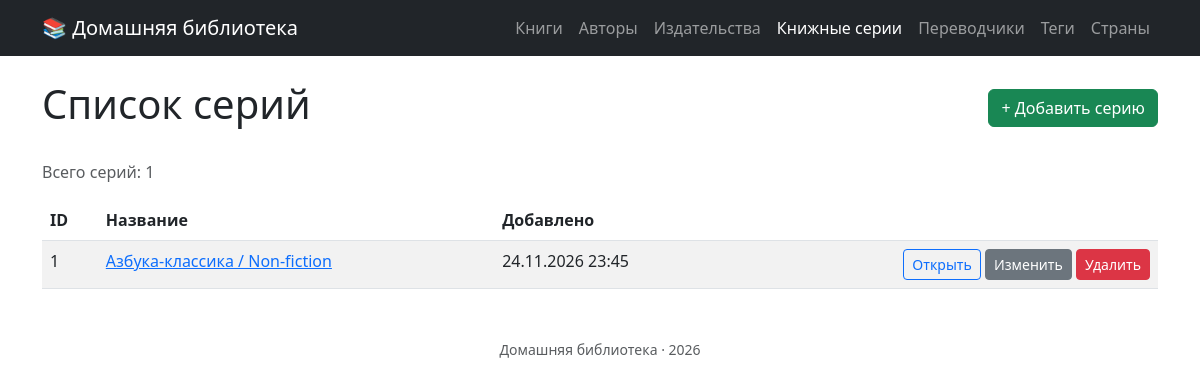
Screenshot of /series with the database file from the repository.
### tables this page shows
CREATE TABLE `series` (
  `id` int unsigned NOT NULL AUTO_INCREMENT,
  `name` varchar(200) NOT NULL,
  `description` text,
  `created_at` datetime NOT NULL DEFAULT CURRENT_TIMESTAMP,
  `updated_at` datetime NOT NULL DEFAULT CURRENT_TIMESTAMP ON UPDATE CURRENT_TIMESTAMP,
  PRIMARY KEY (`id`),
  UNIQUE KEY `uq_series_name` (`name`)
);

### src/Presentation/View/render.php (called while the page is built, shortened)
<?php
function render(string $template, array $data = []): string
{
    extract($data, EXTR_SKIP);
    require BASE_PATH . "/src/Presentation/View/{$template}.php";
    return ob_get_clean();
}

### src/Presentation/Controller/SeriesController.php (called while the page is built, shortened)
<?php
final class SeriesController
{
    public function index(): void{
        $series = $this->seriesRepo->all();
        $total = $this->seriesRepo->count();
        $title = 'Список серий';
        $data = [
            'series' => $series,
            'title' => $title,
            'total' => $total,
        ];
        $content = render('series/index', $data);
        require BASE_PATH . '/src/Presentation/View/layout.php';
    }
}

### public/index.php (called while the page is built, shortened)
<?php
require BASE_PATH . '/src/Presentation/View/render.php';
$pdo = new \PDO(
    'mysql:host=127.0.0.1;dbname=books;charset=utf8mb4',
    'root',
    '',
    [
        \PDO::ATTR_ERRMODE => \PDO::ERRMODE_EXCEPTION,
        \PDO::ATTR_DEFAULT_FETCH_MODE => \PDO::FETCH_ASSOC,
    ]
);
$bookRepo = new PdoBookRepository($pdo);
$authorRepo = new PdoAuthorRepository($pdo);
$countryRepo = new PdoCountryRepository($pdo);
$publisherRepo = new PdoPublisherRepository($pdo);
$seriesRepo = new PdoSeriesRepository($pdo);
$translatorRepo = new PdoTranslatorRepository($pdo);
$tagRepo = new PdoTagRepository($pdo);
$bookController = new BookController($bookRepo, $authorRepo, $countryRepo, $publisherRepo, $seriesRepo, $translatorRepo, $tagRepo);
$authorController = new AuthorController($bookRepo, $authorRepo);
$countryController = new CountryController($countryRepo);
$publisherController = new PublisherController($publisherRepo, $bookRepo, $authorRepo);
$seriesController = new SeriesController($seriesRepo, $bookRepo, $authorRepo);
$translatorController = new TranslatorController($translatorRepo, $bookRepo, $authorRepo);
$tagController = new TagController($tagRepo, $bookRepo, $authorRepo);
$router = new Router();
$router->get('/', function() {
    $title = 'Главная';
    $content = render('home');
    require BASE_PATH . '/src/Presentation/View/layout.php';
});
$router->get('/books', function() use($bookController){
    $bookController->index();
});
$router->get('/books/create', function () use ($bookController){
    $bookController->create();
});
$router->post('/books', function () use ($bookController) {
    $bookController->store();
});
$router->get('/books/{id}/edit', function ($id) use ($bookController){
    $bookController->edit((int) $id);
});
$router->post('/books/{id}', function ($id) use ($bookController) {
    $bookController->update((int) $id);
});
$router->post('/books/{id}/delete', function ($id) use ($bookController){
    $bookController->delete((int) $id);
});
$router->get('/books/{id}', function ($id) use ($bookController){
    $bookController->show((int) $id);
});
$router->get('/authors', function () use ($authorController) {
    $authorController->index();
});
$router->get('/authors/create', function () use ($authorController){
    $authorController->create();
});
$router->post('/authors', function () use ($authorController) {
    $authorController->store();
});
$router->get('/authors/{id}/edit', function ($id) use ($authorController){
    $authorController->edit((int) $id);
});
$router->post('/authors/{id}', function ($id) use ($authorController) {
    $authorController->update((int) $id);
});
$router->post('/authors/{id}/delete', function ($id) use ($authorController){
    $authorController->delete((int) $id);
});
$router->get('/authors/{id}', function ($id) use ($authorController) {
    $authorController->show((int) $id);
});
$router->get('/countries', function() use($countryController){
    $countryController->index();
});
$router->get('/countries/create', function() use($countryController){
    $countryController->create();
});
$router->post('/countries', function() use($countryController){
    $countryController->store();
});
$router->get('/countries/{id}/edit', function($id) use ($countryController){
    $countryController->edit((int) $id);
});
$router->post('/countries/{id}', function($id) use ($countryController){
    $countryController->update((int) $id);
});
$router->post('/countries/{id}/delete', function($id) use ($countryController){
    $countryController->delete((int) $id);
});
$router->get('/publishers', function () use ($publisherController) {
    $publisherController->index();
});
$router->get('/publishers/create', function () use ($publisherController) {
    $publisherController->create();
});
$router->post('/publishers', function () use ($publisherController) {
    $publisherController->store();
});
$router->get('/publishers/{id}/edit', function ($id) use ($publisherController) {
    $publisherController->edit((int) $id);
});
$router->post('/publishers/{id}', function ($id) use ($publisherController) {
    $publisherController->update((int) $id);
});
$router->post('/publishers/{id}/delete', function ($id) use ($publisherController) {
    $publisherController->delete((int) $id);
});
$router->get('/series', function () use ($seriesController) {
    $seriesController->index();
});
$router->get('/series/create', function () use ($seriesController) {
    $seriesController->create();
});
$router->post('/series', function () use ($seriesController) {
    $seriesController->store();
});
$router->get('/series/{id}/edit', function ($id) use ($seriesController) {
    $seriesController->edit((int) $id);
});
$router->post('/series/{id}', function ($id) use ($seriesController) {
    $seriesController->update((int) $id);
});
$router->post('/series/{id}/delete', function ($id) use ($seriesController) {
    $seriesController->delete((int) $id);
});
$router->get('/publishers/{id}', function ($id) use ($publisherController) {
    $publisherController->show((int) $id);
});
$router->get('/series/{id}', function ($id) use ($seriesController) {
    $seriesController->show((int) $id);
});
$router->get('/translators', function () use ($translatorController) {
    $translatorController->index();
});
$router->get('/translators/create', function () use ($translatorController) {
    $translatorController->create();
});
$router->post('/translators', function () use ($translatorController) {
    $translatorController->store();
});
$router->get('/translators/{id}/edit', function ($id) use ($translatorController) {
    $translatorController->edit((int) $id);
});
$router->post('/translators/{id}', function ($id) use ($translatorController) {
    $translatorController->update((int) $id);
});
$router->post('/translators/{id}/delete', function ($id) use ($translatorController) {
    $translatorController->delete((int) $id);
});
$router->get('/translators/{id}', function ($id) use ($translatorController) {
    $translatorController->show((int) $id);
});
$router->get('/tags', function () use ($tagController) {
    $tagController->index();
});
$router->get('/tags/create', function () use ($tagController) {
    $tagController->create();
});
$router->post('/tags', function () use ($tagController) {
    $tagController->store();
});
$router->get('/tags/{id}/edit', function ($id) use ($tagController) {
    $tagController->edit((int) $id);
});
$router->post('/tags/{id}', function ($id) use ($tagController) {
    $tagController->update((int) $id);
});
$router->post('/tags/{id}/delete', function ($id) use ($tagController) {
    $tagController->delete((int) $id);
});
$router->get('/tags/{id}', function ($id) use ($tagController) {
    $tagController->show((int) $id);
});
$router->run($_SERVER['REQUEST_URI'], $_SERVER['REQUEST_METHOD']);

### src/Infrastructure/Database/PdoSeriesRepository.php (called while the page is built, shortened)
<?php
final class PdoSeriesRepository implements SeriesRepositoryInterface
{
    public function all(int $limit = 100, int $offset = 0): array{
        $stmt = $this->pdo->prepare(
            "SELECT * FROM series ORDER BY name LIMIT :limit OFFSET :offset"
        );
        $stmt->bindValue('limit', (int)$limit, \PDO::PARAM_INT);
        $stmt->bindValue('offset', (int)$offset, \PDO::PARAM_INT);
        $stmt->execute();
        $rows = $stmt->fetchAll(\PDO::FETCH_ASSOC);
        $seriess = [];
        foreach($rows as $row){
            $seriess[] = Series::reconstitute(
                id: (int)$row['id'],
                name: $row['name'],
                description: $row['description'],
                createdAt: new \DateTimeImmutable($row['created_at']),
                updatedAt: new \DateTimeImmutable($row['updated_at'])
            );
        }
        return $seriess;
    }
    public function count(): int{
        $stmt = $this->pdo->prepare(
            "SELECT COUNT(*) FROM series"
        );
        $stmt->execute();
        return (int)$stmt->fetchColumn();
    }
}

### src/Domain/Series/Series.php (called while the page is built, shortened)
<?php
final class Series
{
    public static function reconstitute(
        int $id,
        string $name,
        ?string $description,
        \DateTimeImmutable $createdAt,
        \DateTimeImmutable $updatedAt
    ): self{
        return new self(
            id: $id,
            name: $name,
            description: $description,
            createdAt: $createdAt,
            updatedAt: $updatedAt
        );
    }
    public function id(): int{
        return $this->id;
    }
    public function name(): string{
        return $this->name;
    }
    public function createdAt(): \DateTimeImmutable{
        return $this->createdAt;
    }
}

### src/Presentation/View/series/index.php (the view)
<div class="d-flex justify-content-between align-items-center mb-4">
    <h1><?= htmlspecialchars($title) ?></h1>
    <a href="/series/create" class="btn btn-success">+ Добавить серию</a>
</div>
<?php if ($series === []): ?>
    <div class="alert alert-info">Пока нет серий.</div>
<?php else: ?>
    <p class="text-muted">Всего серий: <?= $total ?></p>
    <table class="table table-striped table-hover">
        <thead>
        <tr>
            <th>ID</th>
            <th>Название</th>
            <th>Добавлено</th>
            <th></th>
        </tr>
        </thead>
        <tbody>
        <?php foreach ($series as $series): ?>
            <tr>
                <td><?= $series->id() ?></td>
                <td><a href="/series/<?= $series->id() ?>" ><?= htmlspecialchars($series->name()) ?></a></td>
                <td><?= $series->createdAt()->format('d.m.Y H:i') ?></td>
                <td class="text-end">
                    <a href="/series/<?= $series->id() ?>" class="btn btn-sm btn-outline-primary">Открыть</a>
                    <a href="/series/<?= $series->id() ?>/edit" class="btn btn-sm btn-secondary">Изменить</a>
                    <form action="/series/<?= $series->id() ?>/delete" method="post" class="d-inline" onsubmit="return confirm('Удалить серию?')">
                        <button type="submit" class="btn btn-sm btn-danger">Удалить</button>
                    </form>
                </td>
            </tr>
        <?php endforeach; ?>
        </tbody>
    </table>
<?php endif; ?>

### src/Presentation/Router.php (shortened to what this page needs)
<?php
final class Router
{
    private array $routes = [];
    public function  get(string $path, callable $handler): void{
        $this->routes['GET'][$path] = $handler;
    }
    public function post(string $path, callable $handler): void{
        $this->routes['POST'][$path] = $handler;
    }
    public function run(string $uri, string $method = 'GET'): void{
        $path = parse_url($uri, PHP_URL_PATH);
        foreach($this->routes[$method] as $route => $handler){
            $pattern = preg_replace('#\{[^}]+\}#', '([^/]+)', $route);
            $pattern = '#^' . $pattern . '$#';
            if (preg_match($pattern, $path, $matches)) {
                array_shift($matches);
                $handler(...$matches);
                return;
            }
        }
    }
}

### rows the page displays
series: id "1", name "Азбука-классика / Non-fiction", format "24.11.2026 23:45"

### other values shown
$item['label'] "Книги"
$item['label'] "Авторы"
$item['label'] "Издательства"
$item['label'] "Книжные серии"
$item['label'] "Переводчики"
$item['label'] "Теги"
$item['label'] "Страны"
$total "1"
